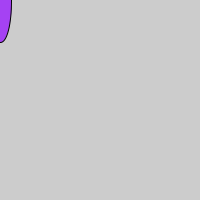
Frame 1 (no input)
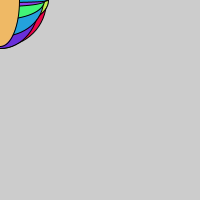
Frame 60 (the mouse pressed at the canvas centre just before this capture)
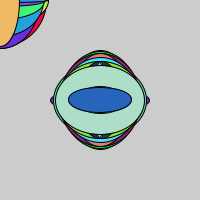
Frame 120 (the mouse held since frame 60 and released just before this capture)

The Processing sketch that drew these frames (run headless with seeded random() and noise(); from frame 60 on, the mouse is pressed at the canvas centre):

// Processing sketch: processing_79831
// ── processing_79831.pde

void setup(){
  size(200,200);
}
void draw(){
  fill(random(256),random(256),random(256));
  ellipse(mouseX,mouseY,random(100),random(100));
}
void mousePressed(){
  loop();
}
void mouseReleased(){
  noLoop();
  redraw();
  triangle(mouseX,mouseY,random(100),random(100),random(100),random(100));
  rect(mouseX,mouseY,random(100),random(100));
}
  
